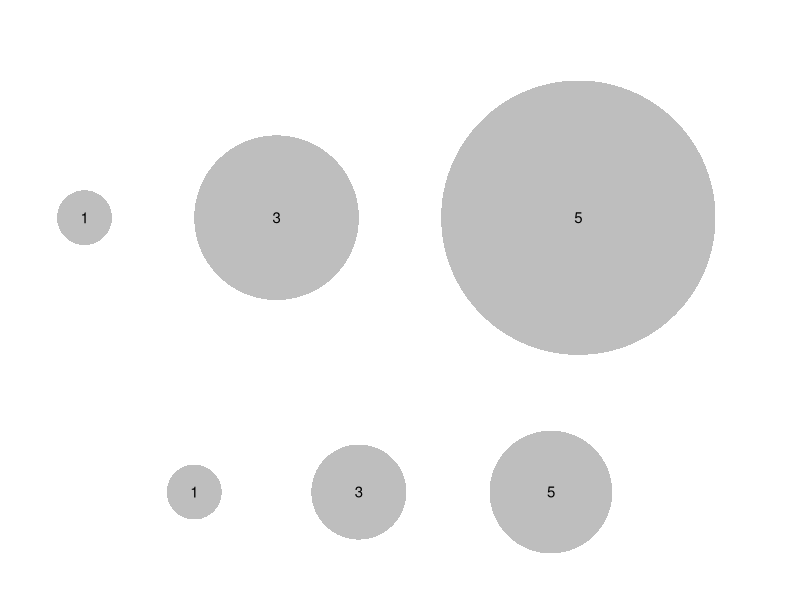

Write the R code that produced this figure.
library(plotrix)
library(png)

png(file="circulos.png",width=1300, height=600, res = 300)

x <- 101
y <- 101
par(mar=c(0, 0, 0, 0))

a = c(13, 3)
b1 = c(2, 9, 20)
b2 = c(6, 12, 19)
ymax = 20
xmax = 27
t=0.9

plot(x, y, asp=1, ylim=c(0, ymax), xlim=c(0, xmax), ylab="", xlab="", col = "black", yaxt = 'n', xaxt='n', frame.plot = FALSE)
draw.circle(b1[1], a[1], 1, nv = 1000, border = NA, col = "grey", lty = 1, lwd = 1)
draw.circle(b1[2], a[1], 3, nv = 1000, border = NA, col = "grey", lty = 1, lwd = 1)
draw.circle(b1[3], a[1], 5, nv = 1000, border = NA, col = "grey", lty = 1, lwd = 1)

draw.circle(b2[1], a[2], sqrt(1), nv = 1000, border = NA, col = "grey", lty = 1, lwd = 1)
draw.circle(b2[2], a[2], sqrt(3), nv = 1000, border = NA, col = "grey", lty = 1, lwd = 1)
draw.circle(b2[3], a[2], sqrt(5), nv = 1000, border = NA, col = "grey", lty = 1, lwd = 1)

text(b1[1], a[1], "1", cex=t)
text(b1[2], a[1], "3", cex=t)
text(b1[3], a[1], "5", cex=t)

text(b2[1], a[2], "1", cex=t)
text(b2[2], a[2], "3", cex=t)
text(b2[3], a[2], "5", cex=t)

# abline(h=ymax-0.01)
# abline(h=0.01)
# abline(v=xmax-0.01)
# abline(v=0.01)
dev.off()
